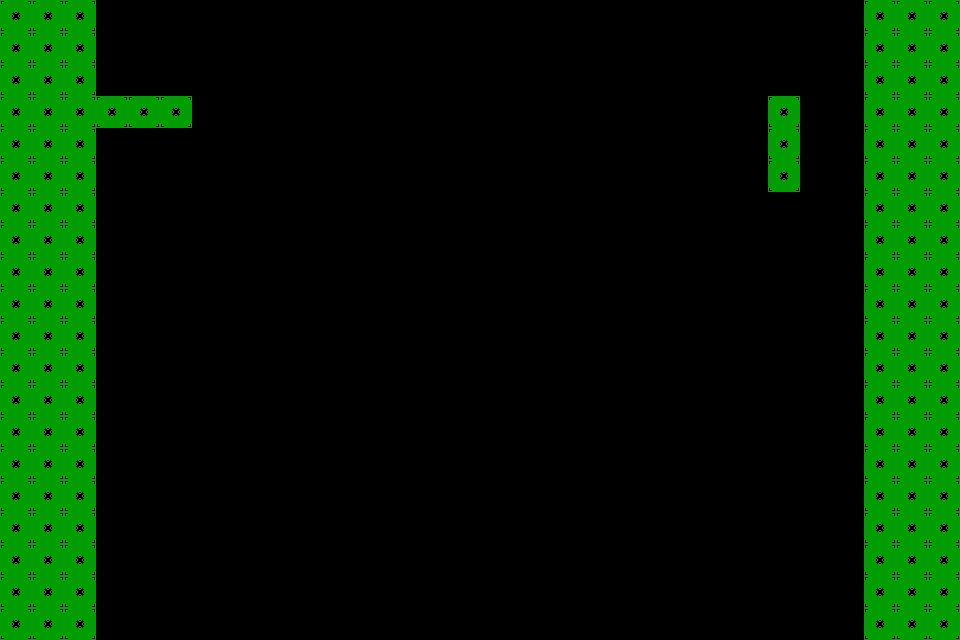

A level layout from a 2D game, rendered from its tile map. Below: a short description, then the map file with its tile-grid data intact:
An orthogonal 30x20 tile map with 32x32 px tiles, 1 tile layer (Layout) and 33 objects (17x Saw, 7x Laser, 3x Trigger, 2x Goal, 2x SpinningPlat, ...).

<map version="1.10" tiledversion="1.12.2" orientation="orthogonal" renderorder="right-down" width="30" height="20" tilewidth="32" tileheight="32" infinite="0" nextlayerid="5" nextobjectid="64">
 <editorsettings>
  <export target="../../../src/maps/sector4/level3.lua" format="lua" />
 </editorsettings>
 <tileset firstgid="1" name="Props" class="Saw" tilewidth="32" tileheight="32" tilecount="8" columns="0">
  <grid orientation="orthogonal" width="1" height="1" />
  <tile id="0" type="Tile">
   <image source="../../../src/assets/images/test.png" width="32" height="32" />
  </tile>
  <tile id="1" type="Placeholder">
   <image source="../../../src/assets/images/placeholder.png" width="32" height="32" />
  </tile>
  <tile id="3" type="Spike">
   <image source="../../../src/assets/images/spike.png" width="32" height="16" />
  </tile>
  <tile id="4" type="Goal">
   <image source="../../../src/assets/images/goal.png" width="32" height="32" />
  </tile>
  <tile id="5" type="Saw">
   <image source="../../../src/assets/images/saw.png" width="32" height="32" />
  </tile>
  <tile id="6" type="Spring">
   <image source="../../../src/assets/images/spring.png" width="32" height="32" />
  </tile>
  <tile id="7" type="Booster">
   <image source="../../../src/assets/images/booster.png" width="32" height="32" />
  </tile>
  <tile id="8" type="Laser">
   <image source="../../../src/assets/images/laser.png" width="32" height="32" />
  </tile>
 </tileset>
 <layer id="1" name="Layout" width="30" height="20">
  <data encoding="csv">
1,1,1,0,0,0,0,0,0,0,0,0,0,0,0,0,0,0,0,0,0,0,0,0,0,0,0,1,1,1,
1,1,1,0,0,0,0,0,0,0,0,0,0,0,0,0,0,0,0,0,0,0,0,0,0,0,0,1,1,1,
1,1,1,0,0,0,0,0,0,0,0,0,0,0,0,0,0,0,0,0,0,0,0,0,0,0,0,1,1,1,
1,1,1,1,1,1,0,0,0,0,0,0,0,0,0,0,0,0,0,0,0,0,0,0,1,0,0,1,1,1,
1,1,1,0,0,0,0,0,0,0,0,0,0,0,0,0,0,0,0,0,0,0,0,0,1,0,0,1,1,1,
1,1,1,0,0,0,0,0,0,0,0,0,0,0,0,0,0,0,0,0,0,0,0,0,1,0,0,1,1,1,
1,1,1,0,0,0,0,0,0,0,0,0,0,0,0,0,0,0,0,0,0,0,0,0,0,0,0,1,1,1,
1,1,1,0,0,0,0,0,0,0,0,0,0,0,0,0,0,0,0,0,0,0,0,0,0,0,0,1,1,1,
1,1,1,0,0,0,0,0,0,0,0,0,0,0,0,0,0,0,0,0,0,0,0,0,0,0,0,1,1,1,
1,1,1,0,0,0,0,0,0,0,0,0,0,0,0,0,0,0,0,0,0,0,0,0,0,0,0,1,1,1,
1,1,1,0,0,0,0,0,0,0,0,0,0,0,0,0,0,0,0,0,0,0,0,0,0,0,0,1,1,1,
1,1,1,0,0,0,0,0,0,0,0,0,0,0,0,0,0,0,0,0,0,0,0,0,0,0,0,1,1,1,
1,1,1,0,0,0,0,0,0,0,0,0,0,0,0,0,0,0,0,0,0,0,0,0,0,0,0,1,1,1,
1,1,1,0,0,0,0,0,0,0,0,0,0,0,0,0,0,0,0,0,0,0,0,0,0,0,0,1,1,1,
1,1,1,0,0,0,0,0,0,0,0,0,0,0,0,0,0,0,0,0,0,0,0,0,0,0,0,1,1,1,
1,1,1,0,0,0,0,0,0,0,0,0,0,0,0,0,0,0,0,0,0,0,0,0,0,0,0,1,1,1,
1,1,1,0,0,0,0,0,0,0,0,0,0,0,0,0,0,0,0,0,0,0,0,0,0,0,0,1,1,1,
1,1,1,0,0,0,0,0,0,0,0,0,0,0,0,0,0,0,0,0,0,0,0,0,0,0,0,1,1,1,
1,1,1,0,0,0,0,0,0,0,0,0,0,0,0,0,0,0,0,0,0,0,0,0,0,0,0,1,1,1,
1,1,1,0,0,0,0,0,0,0,0,0,0,0,0,0,0,0,0,0,0,0,0,0,0,0,0,1,1,1
</data>
 </layer>
 <objectgroup id="4" name="FutureObjects">
  <object id="13" name="Laser" gid="9" x="224" y="256" width="32" height="32">
   <properties>
    <property name="group" type="int" value="2" />
   </properties>
  </object>
  <object id="14" name="Laser" gid="9" x="320" y="544" width="32" height="32">
   <properties>
    <property name="group" type="int" value="2" />
    <property name="intermiTime" type="int" value="1" />
   </properties>
  </object>
  <object id="15" name="Laser" gid="9" x="448" y="256" width="32" height="32">
   <properties>
    <property name="group" type="int" value="2" />
   </properties>
  </object>
  <object id="16" name="Laser" gid="9" x="448" y="256" width="32" height="32">
   <properties>
    <property name="group" type="int" value="3" />
   </properties>
  </object>
  <object id="17" name="Laser" gid="9" x="608" y="544" width="32" height="32">
   <properties>
    <property name="group" type="int" value="3" />
    <property name="intermiTime" type="int" value="1" />
    <property name="isDisabled" type="bool" value="true" />
   </properties>
  </object>
  <object id="18" name="Goal" gid="5" x="96" y="416" width="32" height="32" />
  <object id="59" gid="2" x="96" y="256" width="32" height="32" />
 </objectgroup>
 <objectgroup id="2" name="Objects">
  <properties>
   <property name="speed" type="int" value="10" />
   <property name="width" type="int" value="10" />
  </properties>
  <object id="1" name="Saw" gid="6" x="64" y="0" width="32" height="32" />
  <object id="2" name="Saw" gid="6" x="64" y="-32" width="32" height="32" />
  <object id="3" name="Saw" gid="6" x="64" y="-64" width="32" height="32" />
  <object id="4" name="Spawnpoint" gid="2" x="128" y="96" width="32" height="32" />
  <object id="5" name="Goal" gid="5" x="800" y="608" width="32" height="32" />
  <object id="6" name="SpinningPlat" gid="1" x="352" y="128" width="32" height="32">
   <properties>
    <property name="speed" type="int" value="5" />
    <property name="width" type="int" value="5" />
   </properties>
  </object>
  <object id="7" name="SpinningPlat" gid="1" x="576" y="128" width="32" height="32">
   <properties>
    <property name="isCounterclockwise" type="bool" value="true" />
    <property name="speed" type="int" value="4" />
    <property name="width" type="int" value="6" />
   </properties>
  </object>
  <object id="9" name="Laser" gid="9" x="768" y="224" width="32" height="32">
   <properties>
    <property name="group" type="int" value="1" />
   </properties>
  </object>
  <object id="10" name="Laser" gid="9" x="-32" y="224" width="32" height="32">
   <properties>
    <property name="group" type="int" value="1" />
   </properties>
  </object>
  <object id="11" name="Trigger" gid="2" x="800" y="384" width="32" height="32">
   <properties>
    <property name="id" value="changeGravity" />
    <property name="radius" type="int" value="128" />
   </properties>
  </object>
  <object id="19" name="Saw" gid="6" x="64" y="-96" width="32" height="32" />
  <object id="20" name="Saw" gid="6" x="64" y="-128" width="32" height="32" />
  <object id="21" name="Saw" gid="6" x="64" y="-160" width="32" height="32" />
  <object id="22" name="Saw" gid="6" x="864" y="0" width="32" height="32" />
  <object id="23" name="Saw" gid="6" x="864" y="-32" width="32" height="32" />
  <object id="24" name="Saw" gid="6" x="864" y="-64" width="32" height="32" />
  <object id="25" name="Saw" gid="6" x="864" y="-96" width="32" height="32" />
  <object id="26" name="Saw" gid="6" x="864" y="-128" width="32" height="32" />
  <object id="27" name="Saw" gid="6" x="864" y="-160" width="32" height="32" />
  <object id="34" name="Saw" gid="6" x="96" y="-160" width="32" height="32" />
  <object id="35" name="Saw" gid="6" x="128" y="-160" width="32" height="32" />
  <object id="36" name="Saw" gid="6" x="160" y="-160" width="32" height="32" />
  <object id="37" name="Saw" gid="6" x="0" y="-224" width="32" height="32" />
  <object id="38" name="Saw" gid="6" x="32" y="-224" width="32" height="32" />
  <object id="62" name="Trigger" gid="2" x="448" y="416" width="32" height="32">
   <properties>
    <property name="id" value="invokeSaw" />
    <property name="radius" type="int" value="64" />
   </properties>
  </object>
  <object id="63" name="Trigger" gid="2" x="160" y="416" width="32" height="32">
   <properties>
    <property name="id" value="invokeSaw2" />
    <property name="radius" type="int" value="48" />
   </properties>
  </object>
 </objectgroup>
</map>
